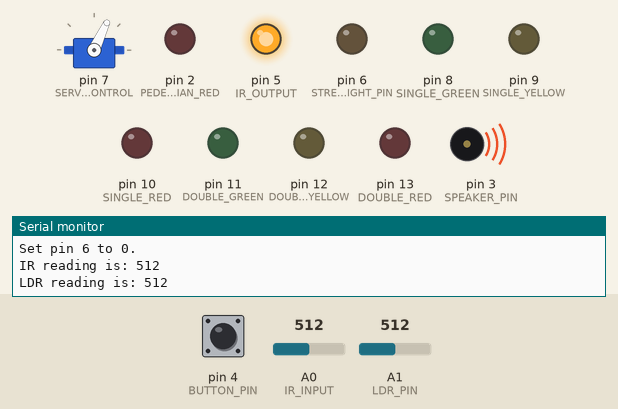
Recording of a sketch running on a simulated Arduino Uno, built with avr-gcc and run on an emulated ATmega328P. On the bench: servo, output pins drawn as LEDs (lit = HIGH), buzzer (waves = sounding), the last lines printed to the serial monitor. Inputs (shaded band) come from the test bench; at power-on: A0 (IR_INPUT) = 512, A1 (LDR_PIN) = 512, pin 4 (BUTTON_PIN) LOW.

Above: at 0.94 s.
1.3 s: A0 (IR_INPUT) set to 0
At 3.8 s:
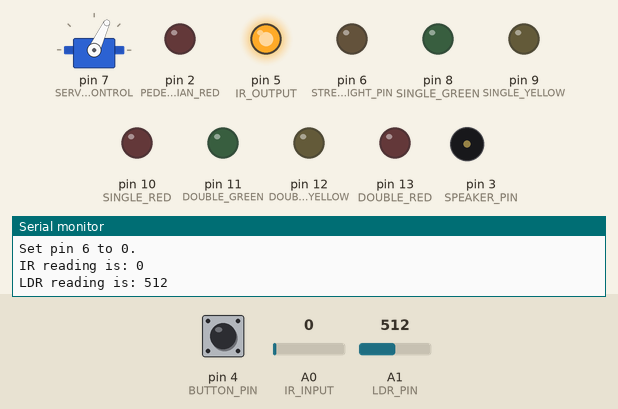
4.3 s: A1 (LDR_PIN) set to 0
7.3 s: pin 4 (BUTTON_PIN) pulled HIGH for 0.15 s
At 9.65 s:
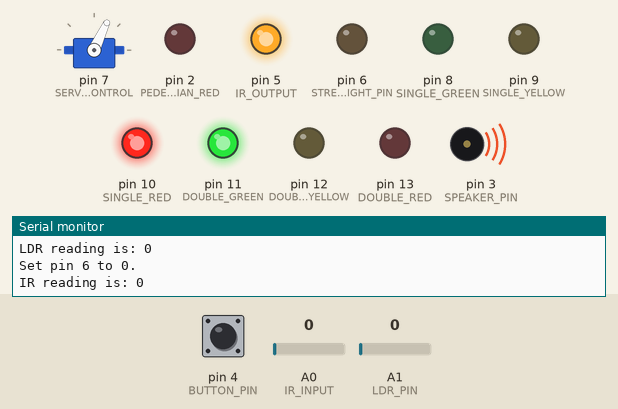
10.3 s: A1 (LDR_PIN) set to 589
13.3 s: A1 (LDR_PIN) set to 613
At 15.5 s:
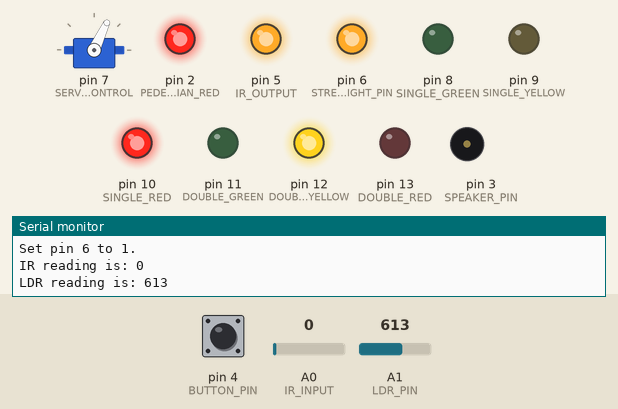
16.3 s: pin 4 (BUTTON_PIN) pulled HIGH for 1 s
At 16.73 s:
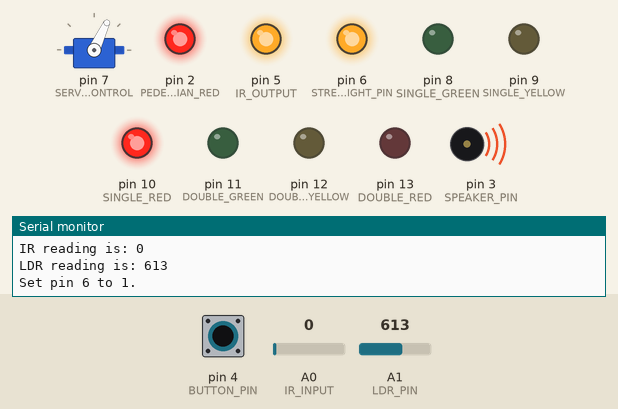
Timing chart, 0 to 22.0 s (numbered marks = the images above; inputs shaded):
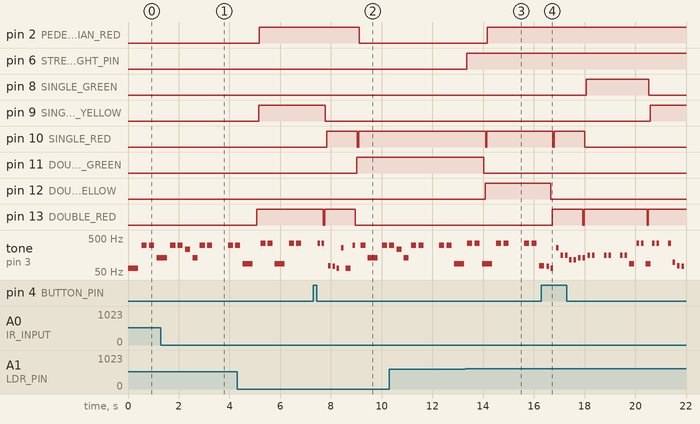

The sketch:

TrafficLights.ino
```cpp
#include <Servo.h>
#include "pitches.h"

// The traffic light structure. This is made of a red, yellow, and green light.
struct TrafficLight {
	int redPin;
	int yellowPin;
	int greenPin;

	bool red;
	bool yellow;
	bool green;
};

// Define the light colours.
enum lightColours {
    RED,
    YELLOW,
    GREEN
};

const int NOTE_REST = 0;

unsigned int currentNote = 0; // The index of current note being played in the arrays.
unsigned long noteEndTime = 0; // The time in milliseconds to stop the current note.

// Notes in the melody.
const int melody[] = { NOTE_C2, NOTE_DS4, NOTE_DS4, NOTE_C3, NOTE_DS4, NOTE_DS4, NOTE_AS3, NOTE_C3, NOTE_DS4, NOTE_DS4, NOTE_REST, NOTE_DS4, NOTE_DS4, NOTE_F2, NOTE_F4, NOTE_F4, NOTE_F2, NOTE_F4, NOTE_F4, NOTE_REST, NOTE_F4, NOTE_F4, NOTE_DS2, NOTE_D2, NOTE_C2, NOTE_C4, NOTE_C2, NOTE_DS4, NOTE_DS4, NOTE_C3, NOTE_DS4, NOTE_DS4, NOTE_AS3, NOTE_C3, NOTE_DS4, NOTE_DS4, NOTE_REST, NOTE_DS4, NOTE_DS4, NOTE_F2, NOTE_F4, NOTE_F4, NOTE_F2, NOTE_F4, NOTE_F4, NOTE_REST, NOTE_F4, NOTE_F4, NOTE_DS2, NOTE_D2, NOTE_C2, NOTE_C4, NOTE_DS3, NOTE_DS3, NOTE_AS2, NOTE_AS2, NOTE_C3, NOTE_C3, NOTE_DS3, NOTE_DS3, NOTE_REST, NOTE_DS3, NOTE_DS3, NOTE_REST, NOTE_DS3, NOTE_DS3, NOTE_F2, NOTE_F4, NOTE_F4, NOTE_F2, NOTE_F4, NOTE_F4, NOTE_REST, NOTE_F4, NOTE_G2, NOTE_DS2, NOTE_D2, NOTE_C2, NOTE_C4, NOTE_DS3, NOTE_DS3, NOTE_AS2, NOTE_AS2, NOTE_C3, NOTE_C3, NOTE_DS3, NOTE_DS3, NOTE_REST, NOTE_DS3, NOTE_DS3, NOTE_REST, NOTE_DS3, NOTE_DS3, NOTE_F2, NOTE_F4, NOTE_F4, NOTE_F2, NOTE_F4, NOTE_F4, NOTE_REST, NOTE_F4, NOTE_G2, NOTE_DS2, NOTE_D2, NOTE_C2, NOTE_C4, NOTE_F2, NOTE_F2, NOTE_GS2, NOTE_GS2, NOTE_C3, NOTE_C3, NOTE_F4, NOTE_F4, NOTE_REST, NOTE_F4, NOTE_F4, NOTE_REST, NOTE_F4, NOTE_F4, NOTE_G4, NOTE_G4, NOTE_D4, NOTE_D4, NOTE_DS4, NOTE_DS4, NOTE_C4, NOTE_C4, NOTE_REST, NOTE_C4, NOTE_C4, NOTE_REST, NOTE_C4, NOTE_C4, NOTE_F2, NOTE_F2, NOTE_GS2, NOTE_GS2, NOTE_C3, NOTE_C3, NOTE_F4, NOTE_F4, NOTE_REST, NOTE_F4, NOTE_F4, NOTE_REST, NOTE_F4, NOTE_F4, NOTE_G4, NOTE_G4, NOTE_D4, NOTE_D4, NOTE_DS4, NOTE_DS4, NOTE_C4, NOTE_C4, NOTE_REST, NOTE_C4, NOTE_C4, NOTE_REST, NOTE_C4, NOTE_C4, NOTE_GS2, NOTE_GS2, NOTE_G2, NOTE_G2, NOTE_F2, NOTE_F2, NOTE_DS4, NOTE_DS4, NOTE_REST, NOTE_DS4, NOTE_DS4, NOTE_REST, NOTE_DS4, NOTE_DS4, NOTE_DS2, NOTE_DS2, NOTE_D2, NOTE_D2, NOTE_C2, NOTE_C2, NOTE_C4, NOTE_C4, NOTE_REST, NOTE_C4, NOTE_C4, NOTE_REST, NOTE_C4, NOTE_C4, NOTE_GS2, NOTE_GS2, NOTE_G2, NOTE_G2, NOTE_F2, NOTE_F2, NOTE_DS4, NOTE_DS4,  NOTE_REST, NOTE_DS4, NOTE_DS4, NOTE_REST, NOTE_DS4, NOTE_DS4, NOTE_DS3, NOTE_DS3, NOTE_AS2, NOTE_AS2, NOTE_C3, NOTE_C3, NOTE_C4, NOTE_C4, NOTE_REST, NOTE_C4, NOTE_C4, NOTE_REST, NOTE_C4, NOTE_C4,  NOTE_GS2, NOTE_GS2, NOTE_G2, NOTE_G2, NOTE_F2, NOTE_F2, NOTE_DS4, NOTE_DS4, NOTE_REST, NOTE_DS4, NOTE_DS4, NOTE_REST, NOTE_DS4, NOTE_DS4, NOTE_DS2, NOTE_DS2, NOTE_D2, NOTE_D2, NOTE_C2, NOTE_C2, NOTE_C4, NOTE_C4, NOTE_REST, NOTE_C4, NOTE_C4, NOTE_REST, NOTE_C4, NOTE_C4, NOTE_GS2, NOTE_GS2, NOTE_G2, NOTE_G2, NOTE_F2, NOTE_F2, NOTE_DS4, NOTE_DS4,  NOTE_REST, NOTE_DS4, NOTE_DS4, NOTE_REST, NOTE_DS4, NOTE_DS4, NOTE_DS3, NOTE_DS3, NOTE_AS2, NOTE_AS2, NOTE_C3, NOTE_C3, NOTE_C4, NOTE_C4, NOTE_REST, NOTE_C4, NOTE_C4, NOTE_REST, NOTE_C4, NOTE_C4};

// Note durations: 4 = quarter note, 8 = eighth note, etc.
const int noteDurations[] = { 4, 8, 8, 4, 8, 8, 8, 8, 8, 8, 4, 8, 8, 4, 8, 8, 4, 8, 8, 4, 8, 8, 8, 8, 8, 8, 4, 8, 8, 4, 8, 8, 8, 8, 8, 8, 4, 8, 8, 4, 8, 8, 4, 8, 8, 4, 8, 8, 8, 8, 8, 8,  8, 8, 8, 8, 8, 8, 8, 8, 4, 8, 8, 4, 8, 8, 4, 8, 8, 4, 8, 8, 4, 8, 8, 8, 8, 8, 8, 8, 8, 8, 8, 8, 8, 8, 8, 4, 8, 8, 4, 8, 8, 4, 8, 8, 4, 8, 8, 4, 8, 8, 8, 8, 8, 8, 8, 8, 8, 8, 8, 8, 8, 8, 4, 8, 8, 4, 8, 8, 8, 8, 8, 8, 8, 8, 8, 8, 4, 8, 8, 4, 8, 8, 8, 8, 8, 8, 8, 8, 8, 8,4, 8, 8, 4, 8, 8, 8, 8, 8, 8, 8, 8, 8, 8, 4, 8, 8, 4, 8, 8, 8, 8, 8, 8, 8, 8, 8, 8, 4, 8, 8, 4, 8, 8, 8, 8, 8, 8, 8, 8, 8, 8, 4, 8, 8, 4, 8, 8, 8, 8, 8, 8, 8, 8, 8, 8, 4, 8, 8, 4, 8, 8, 8, 8, 8, 8, 8, 8, 8, 8, 4, 8, 8, 4, 8, 8, 8, 8, 8, 8, 8, 8, 8, 8, 4, 8, 8, 4, 8, 8, 8, 8, 8, 8, 8, 8, 8, 8, 4, 8, 8, 4, 8, 8, 8, 8, 8, 8, 8, 8, 8, 8, 4, 8, 8, 4, 8, 8, 8, 8, 8, 8, 8, 8, 8, 8, 4, 8, 8, 4, 8, 8};

unsigned char lightState; // The current state of the traffic lights, in the range [0, 5].

unsigned long previousMillis; // The time since we last changed the light.

int delayTime; // How long to wait before changing the light.

const int RED_TIME = 2500; // How long to stay at a red light.
const int YELLOW_TIME = 3000; // How long to stay at a yellow light.
const int GREEN_TIME = 5000; // How long to stay at a green light.

const int DOUBLE_RED = 13; // Output pin to the two red lights.
const int DOUBLE_YELLOW = 12; // Output pin to the two yellow lights.
const int DOUBLE_GREEN = 11; // Output pin to the two green lights.

const int SINGLE_RED = 10; // Output pin to the single red light.
const int SINGLE_YELLOW = 9; // Output pin to the single yellow light.
const int SINGLE_GREEN = 8; // Output pin to the single green light.

const int SERVO_CONTROL = 7; // The pin to control the servo.

const int STREET_LIGHT_PIN = 6; // The pin for the street light.

const int IR_OUTPUT = 5; // Pin for IR output.
const int IR_INPUT = A0; // Pin for IR input.

const int LDR_PIN = A1; // Pin for LDR input.

const int BUTTON_PIN = 4; // Pin for button input.

const int SPEAKER_PIN = 3; // Pin for the speaker.

const int PEDESTRIAN_RED = 2; // Pin for pedestrian red light.

Servo gate; // The gate servo.

const int CLOSED_DEGREES = 65; // The angle to set the gate to in order to close it.

struct TrafficLight singleLight; // The light that operates on its own.
struct TrafficLight doubleLight; // The two lights that operate together.

bool speedingUp; // If the button has been pressed during this state.

const int LIGHT_CUTOFF = 600; // Turn on the street light if the LDR reading exceeds this. This number was chosen based on empirical data.

unsigned long gateOpenTime; // The time in milliseconds to open the gate.
unsigned long gateCloseTime; // The time in milliseconds to close the gate.
bool activeGate; // If the gate is currently active.

// The setup function runs once when you press reset or power the board
void setup() {
	// Set the pins of the single light.
	singleLight.redPin = SINGLE_RED;
	singleLight.yellowPin = SINGLE_YELLOW;
	singleLight.greenPin = SINGLE_GREEN;

	// Set the pins of the double light.
	doubleLight.redPin = DOUBLE_RED;
	doubleLight.yellowPin = DOUBLE_YELLOW;
	doubleLight.greenPin = DOUBLE_GREEN;

	// Set the outputs to output mode.
	pinMode(doubleLight.redPin, OUTPUT);
	pinMode(doubleLight.yellowPin, OUTPUT);
	pinMode(doubleLight.greenPin, OUTPUT);
	pinMode(singleLight.redPin, OUTPUT);
	pinMode(singleLight.yellowPin, OUTPUT);
	pinMode(singleLight.greenPin, OUTPUT);
	pinMode(STREET_LIGHT_PIN, OUTPUT);
	pinMode(IR_OUTPUT, OUTPUT);
	pinMode(PEDESTRIAN_RED, OUTPUT);

	// Set the inputs to input mode.
	pinMode(IR_INPUT, INPUT);
	pinMode(BUTTON_PIN, INPUT);

	// Set the variables to their inital values.
	lightState = 0;
	previousMillis = 0;
	delayTime = GREEN_TIME;
	speedingUp = false;

	// Turn off all of the lights at the start.
	digitalWrite(DOUBLE_RED, LOW);
	digitalWrite(DOUBLE_YELLOW, LOW);
	digitalWrite(DOUBLE_GREEN, LOW);
	digitalWrite(SINGLE_RED, LOW);
	digitalWrite(SINGLE_YELLOW, LOW);
	digitalWrite(SINGLE_GREEN, LOW);
	digitalWrite(PEDESTRIAN_RED, LOW);

	digitalWrite(IR_OUTPUT, HIGH);

	gate.attach(SERVO_CONTROL);
	gate.write(CLOSED_DEGREES);

	Serial.begin(9600);
	Serial.print(sizeof(melody));
}

// Returns if it's dark right now, based on the cutoff.
void updateStreetLight() {
	int lightLevel = analogRead(LDR_PIN);
	printSensorReading("LDR", lightLevel);
	if (lightLevel > LIGHT_CUTOFF) { // If it's dark.
		digitalWrite(STREET_LIGHT_PIN, HIGH);
		printPinSet(STREET_LIGHT_PIN, HIGH);
	} else { // If it's bright.
		digitalWrite(STREET_LIGHT_PIN, LOW);
		printPinSet(STREET_LIGHT_PIN, LOW);
	}
}

// Print that a given pin is being set to a given level.
void printPinSet(int pin, int level) {
	Serial.print("Set pin ");
	Serial.print(pin);
	Serial.print(" to ");
	Serial.print(level);
	Serial.println(".");
}

// Print the reading of a given sensor.
void printSensorReading(const char* sensor, int reading) {
	Serial.print(sensor);
	Serial.print(" reading is: ");
	Serial.println(reading);
}

// Set the specified light to the specified colour.
void setLight(TrafficLight light, enum lightColours colour) {
	digitalWrite(light.redPin, LOW);
	digitalWrite(light.yellowPin, LOW);
	digitalWrite(light.greenPin, LOW);

	printPinSet(light.redPin, LOW);
	printPinSet(light.yellowPin, LOW);
	printPinSet(light.greenPin, LOW);

	if (colour == RED) {
		digitalWrite(light.redPin, HIGH);
		printPinSet(light.redPin, HIGH);
	} else if (colour == YELLOW) {
		digitalWrite(light.yellowPin, HIGH);
		printPinSet(light.yellowPin, HIGH);
	} else {
		digitalWrite(light.greenPin, HIGH);
		printPinSet(light.greenPin, HIGH);
	}
}

/*
 * Update the traffic lights depending on the value of lightState.
 * Set delayTime to the appropriate amount for the lightState.
 * Reset lightState to 0 if it's greater than or equal to 5.
 */
void updateLights() {
	if (lightState >= 6) // Reset light state to beginning when needed.
		lightState = 0;

	if (lightState == 0) {
		setLight(doubleLight, RED);
		setLight(singleLight, GREEN);
		digitalWrite(PEDESTRIAN_RED, HIGH);
		delayTime = GREEN_TIME;
	} else if (lightState == 1) {
		setLight(doubleLight, RED);
		setLight(singleLight, YELLOW);
		digitalWrite(PEDESTRIAN_RED, HIGH);
		delayTime = YELLOW_TIME;
	} else if (lightState == 2) {
		setLight(doubleLight, RED);
		setLight(singleLight, RED);
		digitalWrite(PEDESTRIAN_RED, HIGH);
		delayTime = RED_TIME;
	} else if (lightState == 3) {
		setLight(doubleLight, GREEN);
		setLight(singleLight, RED);
		digitalWrite(PEDESTRIAN_RED, LOW);
		delayTime = GREEN_TIME;
	} else if (lightState == 4) {
		setLight(doubleLight, YELLOW);
		setLight(singleLight, RED);
		digitalWrite(PEDESTRIAN_RED, HIGH);
		delayTime = YELLOW_TIME;
	} else {
		setLight(doubleLight, RED);
		setLight(singleLight, RED);
		digitalWrite(PEDESTRIAN_RED, HIGH);
		delayTime = RED_TIME;
	}
	if (speedingUp && lightState != 3) { // If we are speeding up and it's not time for the pedestrians to cross.
		delayTime /= 2; // Half the delay.
	} else {
		speedingUp = false; // Stop speeding up.
	}
}

// Return whether or not the button is down.
bool isButtonDown() {
	return digitalRead(BUTTON_PIN) == HIGH;
}

// Open the gate.
void openGate() {
	gate.write(180);
}

// Close the gate.
void closeGate() {
	gate.write(CLOSED_DEGREES);
}

// Read the IR sensor and update the gate accordingly.
void updateGate() {
	int irReading = analogRead(IR_INPUT);
	printSensorReading("IR", irReading);

	if (activeGate && millis() >= gateOpenTime) {
		openGate();
	}

	if (activeGate && millis() >= gateCloseTime) {
		closeGate();
		activeGate = false;
	}

	if (irReading >= 800) {
		activeGate = true;
		gateOpenTime = millis() + 2000; // Open the gate in two seconds.
		gateCloseTime = gateOpenTime + 3000; // And keep it open for three seconds.
	}
}


// Play the next note in the song.
void updateMusic() {
	noTone(SPEAKER_PIN); // Ensure no tone is playing.

	if (currentNote >= (sizeof(melody) / sizeof(int))) // If we have reached the end of the song.
		currentNote = 0;

	int noteDuration = 1600 / noteDurations[currentNote];

	if (speedingUp) // If we are speeding up the lights, speed up the song.
		noteDuration /= 2;

	if (melody[currentNote] == NOTE_REST) { // If this note is a rest, don't play anything.
		noteEndTime = millis() + noteDuration * 1.30; // Set the time for when to play the next note to noteDuration + 30%.
	} else {
		tone(SPEAKER_PIN, melody[currentNote], noteDuration);
		noteEndTime = millis() + noteDuration * 1.30; // Set the time for when to play the next note to noteDuration + 30%.
	}
	currentNote++;
}


// The loop function runs over and over again forever
void loop() {
	unsigned long currentMillis = millis();
	if (isButtonDown() && !speedingUp) { // If the button has been pressed.
		speedingUp = true;
		if (lightState == 3) // If the pedestrians can cross.
			speedingUp = false; // Stop speeding up.
		else // If the pedestrians cannot cross.
			delayTime -= (delayTime - (currentMillis - previousMillis)) / 2; // Subtract half of the time remaining from the light.
	}

	if (currentMillis - previousMillis >= delayTime) {
		previousMillis = millis();
		lightState++;
		updateLights();
	}
	updateGate();
	updateStreetLight();

	if (millis() >= noteEndTime) {
		updateMusic();
	}
}
```

pitches.h
```cpp
/*************************************************
 * Public Constants
 *************************************************/

#define NOTE_B0  31
#define NOTE_C1  33
#define NOTE_CS1 35
#define NOTE_D1  37
#define NOTE_DS1 39
#define NOTE_E1  41
#define NOTE_F1  44
#define NOTE_FS1 46
#define NOTE_G1  49
#define NOTE_GS1 52
#define NOTE_A1  55
#define NOTE_AS1 58
#define NOTE_B1  62
#define NOTE_C2  65.406
#define NOTE_CS2 69.296
#define NOTE_D2  73.416
#define NOTE_DS2 77.782
#define NOTE_E2  82.407
#define NOTE_F2  87.307
#define NOTE_FS2 92.499
#define NOTE_G2  97.999
#define NOTE_GS2 103.826
#define NOTE_A2  110
#define NOTE_AS2 116.541
#define NOTE_B2  123.471
#define NOTE_C3  130.813
#define NOTE_CS3 138.591
#define NOTE_D3  146.832
#define NOTE_DS3 155.563
#define NOTE_E3  164.814
#define NOTE_F3  174.614
#define NOTE_FS3 184.997
#define NOTE_G3  195.998
#define NOTE_GS3 207.652
#define NOTE_A3  220
#define NOTE_AS3 233.082
#define NOTE_B3  246.942
#define NOTE_C4  261.626
#define NOTE_CS4 277.183
#define NOTE_D4  293.665
#define NOTE_DS4 311.127
#define NOTE_E4  329.628
#define NOTE_F4  349.228
#define NOTE_FS4 369.994
#define NOTE_G4  391.995
#define NOTE_GS4 415.305
#define NOTE_A4  440
#define NOTE_AS4 466.164
#define NOTE_B4  493.883
#define NOTE_C5  523
#define NOTE_CS5 554
#define NOTE_D5  587
#define NOTE_DS5 622
#define NOTE_E5  659
#define NOTE_F5  698
#define NOTE_FS5 740
#define NOTE_G5  784
#define NOTE_GS5 831
#define NOTE_A5  880
#define NOTE_AS5 932
#define NOTE_B5  988
#define NOTE_C6  1047
#define NOTE_CS6 1109
#define NOTE_D6  1175
#define NOTE_DS6 1245
#define NOTE_E6  1319
#define NOTE_F6  1397
#define NOTE_FS6 1480
#define NOTE_G6  1568
#define NOTE_GS6 1661
#define NOTE_A6  1760
#define NOTE_AS6 1865
#define NOTE_B6  1976
#define NOTE_C7  2093
#define NOTE_CS7 2217
#define NOTE_D7  2349
#define NOTE_DS7 2489
#define NOTE_E7  2637
#define NOTE_F7  2794
#define NOTE_FS7 2960
#define NOTE_G7  3136
#define NOTE_GS7 3322
#define NOTE_A7  3520
#define NOTE_AS7 3729
#define NOTE_B7  3951
#define NOTE_C8  4186
#define NOTE_CS8 4435
#define NOTE_D8  4699
#define NOTE_DS8 4978
```

Measured:
- the behaviour switches between 600 and 601 on A1 (LDR_PIN) (found by bisection; images 2 and 3)
- after the input at 7.3 s, pin 2 (PEDESTRIAN_RED): HIGH → LOW after 1.8 s; pin 9 (SINGLE_YELLOW): HIGH → LOW after 0.47 s instead of 0.81 s; pin 10 (SINGLE_RED): LOW → HIGH after 0.53 s instead of 0.86 s; pin 11 (DOUBLE_GREEN): LOW → HIGH after 1.7 s
- after the input at 13.3 s, pin 6 (STREET_LIGHT_PIN): LOW → HIGH after 0.06 s
- after the input at 16.3 s, pin 8 (SINGLE_GREEN): LOW → HIGH after 1.8 s instead of 3.4 s; pin 9 (SINGLE_YELLOW): LOW → HIGH after 4.3 s; pin 12 (DOUBLE_YELLOW): HIGH → LOW after 0.37 s instead of 0.72 s
- by itself, tone on pin 3 (SPEAKER_PIN): plays 73 Hz for 0.10 s, 65 Hz for 0.10 s, 261 Hz for 0.10 s, 155 Hz for 0.10 s, 155 Hz for 0.10 s, 116 Hz for 0.10 s … (25 notes in this stretch)
